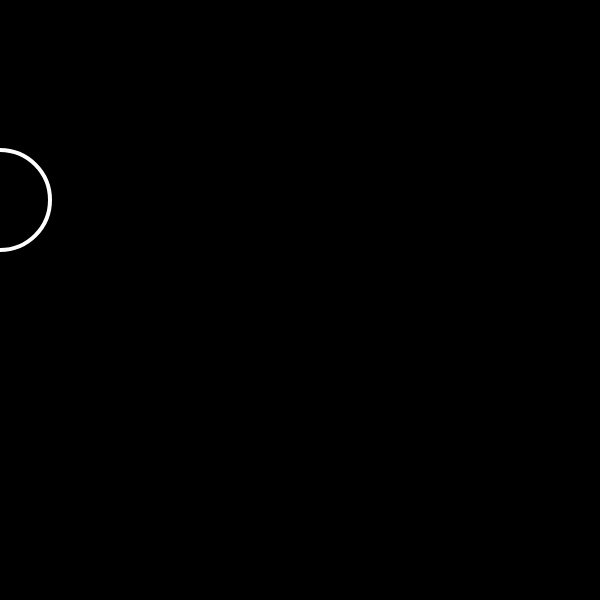
Frame 1 (no input)
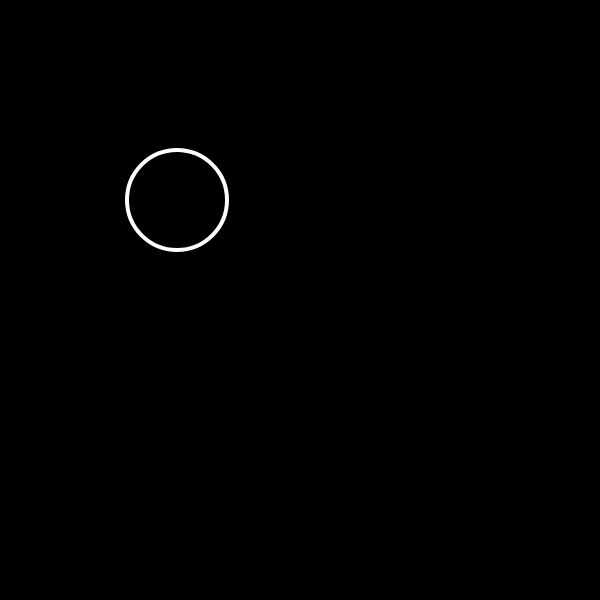
Frame 60 (no input)
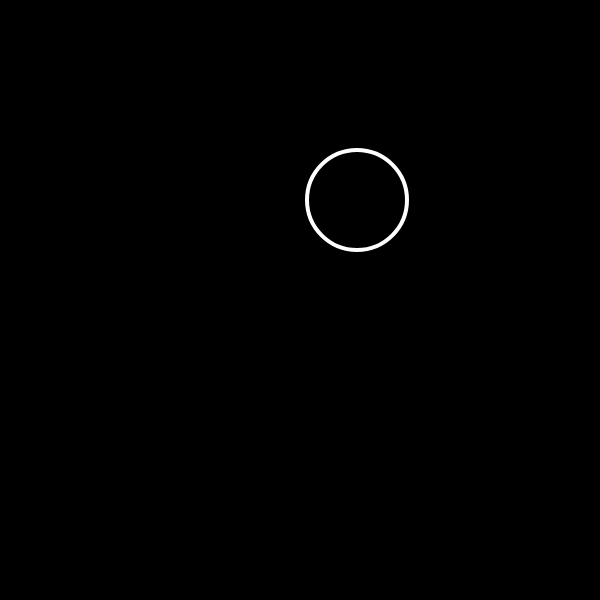
Frame 120 (the mouse pressed at the canvas centre since frame 60)

The p5.js sketch that drew these frames (run headless with seeded random() and noise() and a simulated clock; from frame 60 on, the mouse is pressed at the canvas centre):

// p5.js sketch
// ── sketch.js
var x = 0;

function setup() {
    createCanvas(600,600);

}
function draw() {
    background(0);
    stroke(255);
    strokeWeight(4);
    noFill();
    ellipse(x, 200, 100, 100);

    if (x > width) {
        speed = -3;
    }
    x = x + 3;
}
